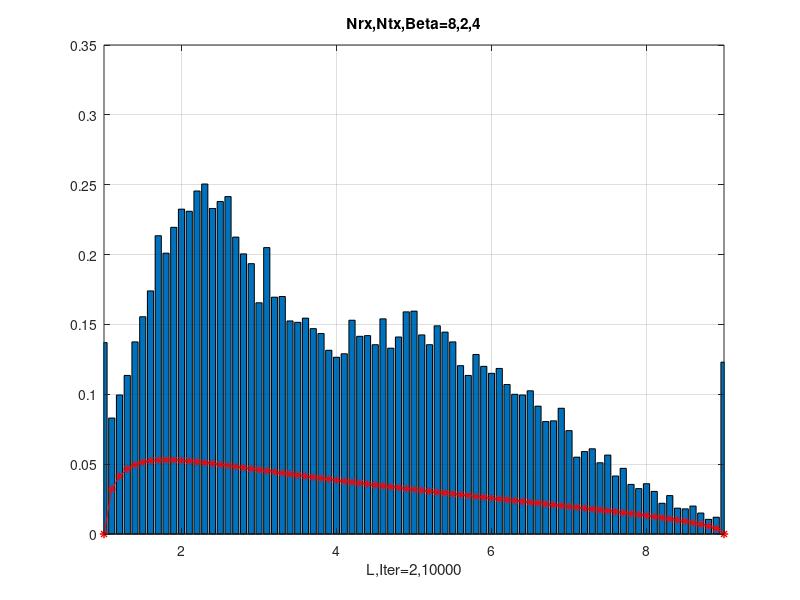

Source code (MATLAB):
clf;% hold on;
bw=0.1;
bw0=bw;
NrxNtx={
  [300,1000],
  [200,1000],
  [100,1000],

  [2,2^1], % Tx-Div
  [2,2^2],
  [2,2^3],
  %[2,2^4],
  %[2,2^5],
  %[2,2^6],
  %[2,2^7],
  %[2,2^8],

  % Somthing Wrong with Rx-Div. Need Bug-Fix ??
  [2^1,2], % Rx-Div(MRC)
  [2^2,2],
  [2^3,2],
  %[2^4,2],
  %[2^5,2],
  %[2^6,2],
  %[2^7,2],
  %[2^8,2],
  }';
norm_method = 0; % [0]:sigma^2==1, [1]:sigma^2==1/L

for b=NrxNtx
  Nrx = b{1}(1);
  Ntx = b{1}(2);
  Beta = Nrx/Ntx;

  L=min(Ntx,Nrx);
  iter =min(1e4, ceil(1e6/Nrx/Ntx) );
  Y=zeros(L,iter);

  switch norm_method
    case 0
      sigma  = 1;
      sigma2 = 1; % sigma^2
    case 1
      sigma  = 1/sqrt(L);
      sigma2 = 1/L; % sigma^2
  end % switch norm_method

  bw     = sigma2*bw0;
  %range  = sigma2*[0 +3];

  for n=1:iter
    H=(randn(Nrx,Ntx)                  );           % N(0,1)
    H=(randn(Nrx,Ntx)+1j*randn(Nrx,Ntx))/sqrt( 2 ); % N(0,1)

    H=sigma*H; % N(0,sigma)

    %R=H'*H; % symmetrise
    R=H*H'; % symmetrise

    eigAll = eig(R)/Ntx;
    Y(:,n)=eigAll(end-L+1:end); % keep the Most Significant Only
  end


  %% MP-Raw
  Umin = sigma2*(1-sqrt(Beta)).^2;
  Umax = sigma2*(1+sqrt(Beta)).^2;
  u=Umin:bw:Umax; u =[ Umin u Umax ];
  Fu =sqrt((u-Umin).*(Umax-u))./u./(2*pi*sigma2*Beta);


  range  = [Umin Umax];
  x=range(1):bw:range(end);
  yr=real(Y(:));

  hold off
  bar( x, hist(yr,x)/(min(Nrx,Ntx)*bw*iter) ); % real
  hold on
  plot(u,Fu,'-*r')
  title (sprintf('Nrx,Ntx,Beta=%d,%d,%d',Nrx,Ntx,Beta))
  xlabel (sprintf('L,Iter=%d,%d',L,iter))
  xlim(range); grid on

  pause(1)

end
